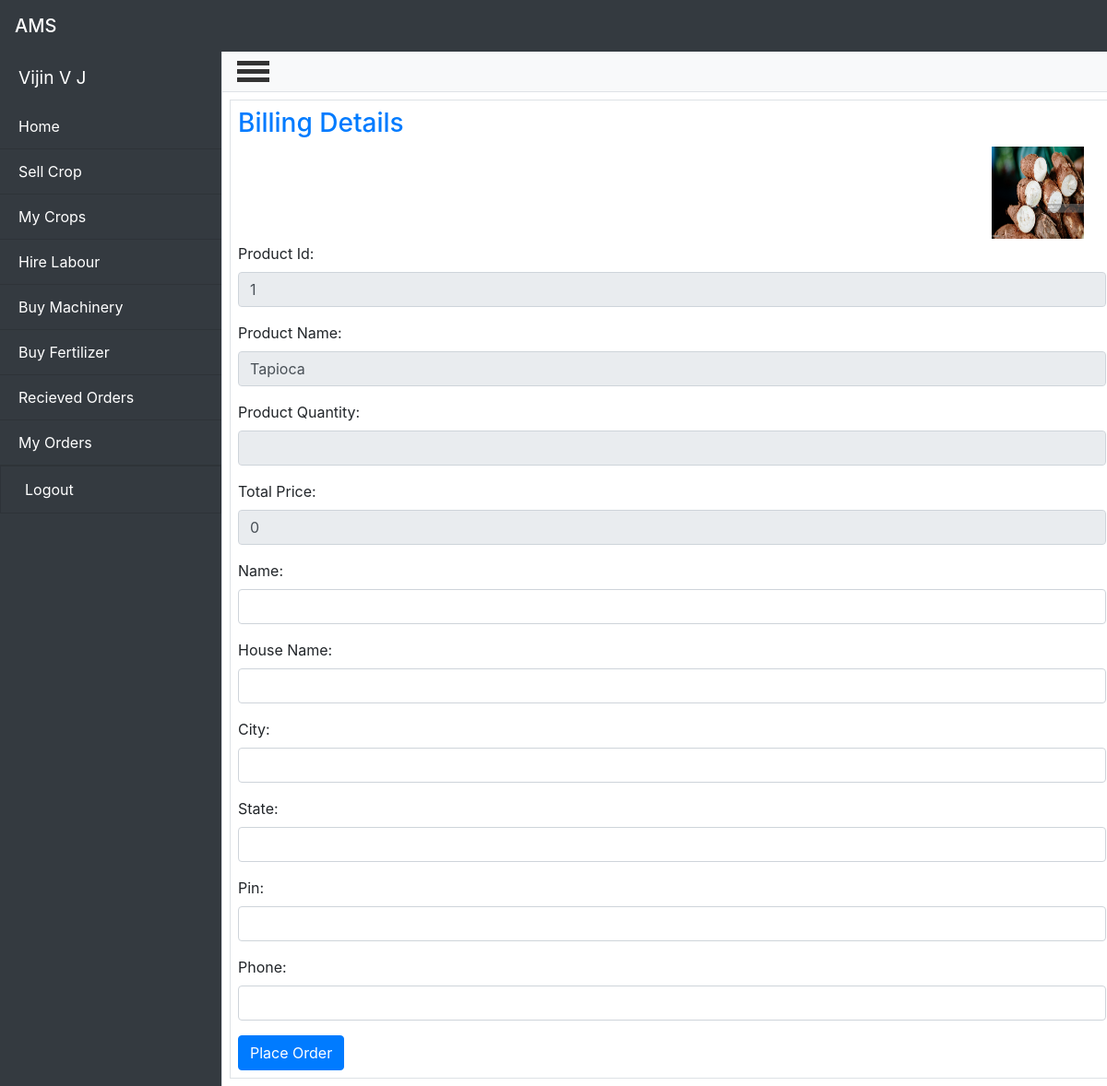
Screenshot of /farmer/placeFertilizerOrder.php?id=1 (signed in) with the database file from the repository.
### tables this page shows
CREATE TABLE `product` (
  `productId` int(100) NOT NULL,
  `productType` varchar(50) NOT NULL,
  `productName` varchar(100) NOT NULL,
  `productDescription` varchar(1000) NOT NULL,
  `productImage` varchar(1000) NOT NULL,
  `productPrice` int(100) NOT NULL,
  `productQuantity` int(100) NOT NULL,
  `phoneNumber` bigint(10) NOT NULL
);

### farmer/placeFertilizerOrder.php (the view, shortened to what this page needs)
<!DOCTYPE html>
<html lang="en">
<head>
  <link href="vendor/bootstrap/css/bootstrap.min.css" rel="stylesheet">
  <link href="css/simple-sidebar.css" rel="stylesheet">
  <link rel="stylesheet" href="https://cdnjs.cloudflare.com/ajax/libs/font-awesome/5.15.2/css/all.min.css" />
</head>
<body>
<?php include '../header.php' ?>
<?php include '../connection.php' ?>
  <div class="d-flex" id="wrapper">
    <div class="bg-dark text-white border-right" id="sidebar-wrapper">
      <div class="sidebar-heading"><?php echo $_SESSION['firstName']; echo " ".$_SESSION['lastName']; ?></div>
      <div class="list-group list-group-flush">
        <a href="farmer-homepage.php" class="list-group-item list-group-item-action bg-dark text-white">Home</a>
        <a href="sellCrop.php" class="list-group-item list-group-item-action bg-dark text-white">Sell Crop</a>
        <a href="myCrops.php" class="list-group-item list-group-item-action bg-dark text-white">My Crops</a>
        <a href="hireLabour.php" class="list-group-item list-group-item-action bg-dark text-white">Hire Labour</a>
        <a href="buyMachinery.php" class="list-group-item list-group-item-action bg-dark text-white">Buy Machinery</a>
        <a href="buyFertilizer.php" class="list-group-item list-group-item-action bg-dark text-white">Buy Fertilizer</a>
        <a href="recievedOrders.php" class="list-group-item list-group-item-action bg-dark text-white">Recieved Orders</a>
        <a href="myOrders.php" class="list-group-item list-group-item-action bg-dark text-white">My Orders</a>
        <form action="" method="POST">
        <a class="list-group-item list-group-item-action bg-dark  text-white"><button type="submit" name="logout" style="border:none; background: none;" class="text-white">Logout</button></a>
        </form>
      </div>
    </div>
    <div id="page-content-wrapper">
      <nav class="navbar navbar-expand-lg navbar-light bg-light border-bottom">
        <div id="menu-toggle" class="container1">
          <div class="bar1"></div>
          <div class="bar2"></div>
          <div class="bar3"></div>
        </div>
      </nav>
      <div class="container-fluid border m-2 p-2">
          <h3 class="text-primary">Billing Details</h3>
            <?php
              $id= $_GET['id'];
              $quantity= $_GET['quantity'];
              $query= "SELECT * FROM product WHERE productId='$id'";
              $result= mysqli_query($conn,$query);
              $data= mysqli_fetch_assoc($result);
              $totalPrice= $data['productPrice'] * $quantity;
            ?>
          <img src="<?php echo $data['productImage']; ?>" class="float-right mr-4 md-2" width="100px" height="100px"><br><br><br><br>
          <form class="mt-2" action="" method="POST">
            <div class="form-group">
              <label for="productId">Product Id:</label>
              <input type="text" class="form-control" name="productId" readonly value="<?php echo $id; ?>">
            </div>
            <div class="form-group">
              <label for="productname">Product Name:</label>
              <input type="text" class="form-control" name="productname" readonly value="<?php echo $data['productName']; ?>">
            </div>
            <div class="form-group">
              <label for="productquantity">Product Quantity:</label>
              <input type="text" class="form-control" name="productquantity" readonly value="<?php echo $quantity; ?>">
            </div>
            <div class="form-group">
              <label for="totalPrice">Total Price:</label>
              <input type="text" class="form-control" name="totalPrice" readonly value="<?php echo $totalPrice; ?>">
            </div>
            <div class="form-group">
              <label for="name">Name:</label>
              <input type="text" class="form-control" name="name" required>
            </div>
            <div class="form-group">
              <label for="housename">House Name:</label>
              <input type="text" class="form-control" name="housename" required>
            </div>
            <div class="form-group">
              <label for="city">City:</label>
              <input type="text" class="form-control" name="city" required>
            </div>
            <div class="form-group">
              <label for="state">State:</label>
              <input type="text" class="form-control" name="state" required>
            </div>
            <div class="form-group">
              <label for="pincode">Pin:</label>
              <input type="number" class="form-control" name="pincode" required>
            </div>
            <div class="form-group">
              <label for="phoneNumber">Phone:</label>
              <input type="tel" maxlength="10" minlength="10" class="form-control" pattern="[0-9]{10}" title="A phone number should contain 10 digits" name="phoneNumber" required>
            </div>
            <button class="btn btn-primary" name="submit">Place Order</button>
          </form>
        </div>
    </div>
</body>
</html>

### farmer/css/simple-sidebar.css (style rules this page uses)
#wrapper { overflow-x: hidden; }
#sidebar-wrapper { min-height: 100vh; margin-left: -15rem; -webkit-transition: margin .25s ease-out; -moz-transition: margin .25s ease-out; -o-transition: margin .25s ease-out; transition: margin .25s ease-out; }
#sidebar-wrapper .sidebar-heading { padding: 0.875rem 1.25rem; font-size: 1.2rem; }
#sidebar-wrapper .list-group { width: 15rem; }
#page-content-wrapper { min-width: 100vw; }
@media (min-width: 768px) { #sidebar-wrapper { margin-left: 0; } }
@media (min-width: 768px) { #page-content-wrapper { min-width: 0; width: 100%; } }

### farmer/placeFertilizerOrder.php (style rules this page uses)
.container1 { display: flex; flex-direction: column; cursor: pointer; left: 0px; }
.bar1, .bar2, .bar3 { width: 35px; height: 5px; background-color: #333; margin: 2px 0; transition: 0.4s; }

### rows the page displays
product: productImage (picture), productname "Tapioca", totalPrice "0"

### other values shown
$_SESSION['firstName'] "Vijin"
$_SESSION['lastName'] "V J"
